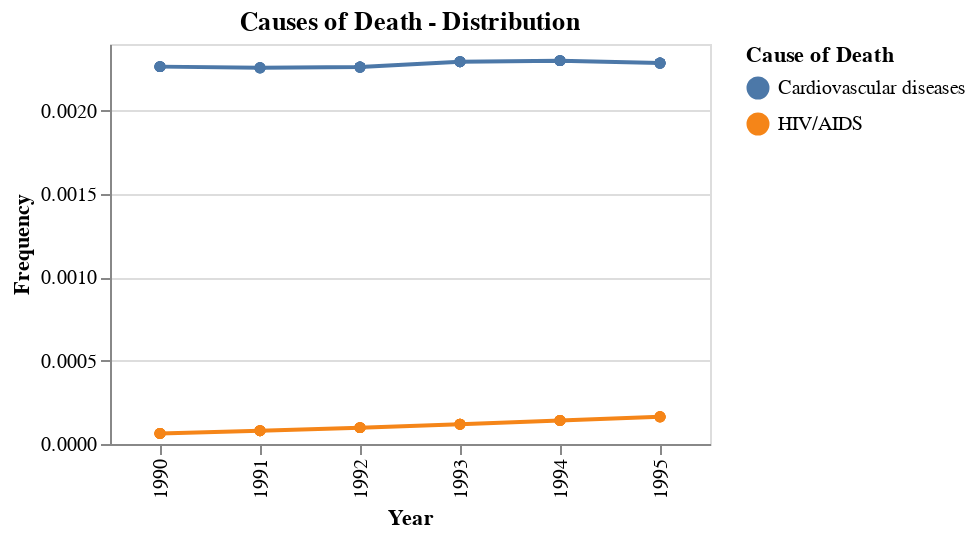
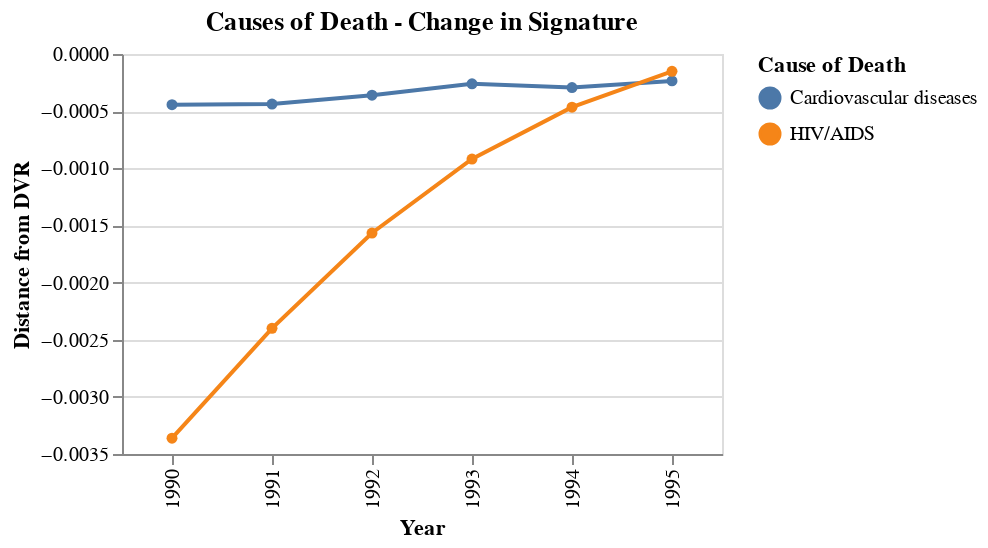

The code cell stored with these charts, in order, in its notebook:
### Code cell
# pick elements

full_sig = []
freq_bump = []
top_sig = []

indices = [0, 1, 2, 3, 4, 5]
for i, ix in enumerate(indices):
    full_sig.append(sigs[0][ix])  # .head(10))
    freq_bump.append(freq[freq["element"].isin(full_sig[i].index)])
    if i > 0:
        full_sig[i] = pd.merge(
            full_sig[i - 1], full_sig[i], left_index=True, right_index=True, how="outer"
            )


def pop_and_melt(l):
    return (
        l.pop()
        .rename_axis(index="cause of death")
        .reset_index()
        .melt(id_vars="cause of death", var_name="year", value_name="distance")
    )  # fillna


sig_specific = pop_and_melt(full_sig)
freq_heads = pd.concat(freq_bump)
# .rename_axis(index="cause of death")
#     .reset_index()
#     .melt(id_vars="cause of death", var_name="year", value_name="distance")
# )
specific = ["HIV/AIDS", "Cardiovascular diseases"]
freq_heads = freq_heads[freq_heads["document"].isin(1990 + np.array(indices))]
specific_freq_heads = freq_heads[freq_heads["element"].isin(specific)]
display(
    alt.Chart(specific_freq_heads)
    .mark_line(point=True)
    .encode(
        x=alt.X("document:O", title="Year"),
        y=alt.Y("frequency_in_document:Q", title="Frequency"),
        color=alt.Color("element:N", title="Cause of Death"),
    )
    .properties(
        title="Causes of Death - Distribution",
        width=300,
        height=200,
    )
)
chart = (alt.Chart(sig_specific[sig_specific["cause of death"].isin(specific)])
    .mark_line(point=True)
    .encode(
        x=alt.X("year:O", title="Year"),
        y=alt.Y("distance:Q", title="Distance from DVR"),
        color=alt.Color("cause of death:N", title="Cause of Death"),
    )
    .properties(
        title="Causes of Death - Change in Signature",
        width=300,
        height=200,
    ))
display(chart)

### Figure 1 — Vega-Lite specification as saved in the notebook (floating-point values rounded to 4 significant figures)
{"config": {"view": {"continuousWidth": 300, "continuousHeight": 300}}, "data": {"name": "data-5af9c1f1159f1610e6e329094cc233ea"}, "mark": {"type": "line", "point": true}, "encoding": {"color": {"field": "element", "title": "Cause of Death", "type": "nominal"}, "x": {"field": "document", "title": "Year", "type": "ordinal"}, "y": {"field": "frequency_in_document", "title": "Frequency", "type": "quantitative"}}, "height": 200, "title": "Causes of Death - Distribution", "width": 300, "$schema": "https://vega.github.io/schema/vega-lite/v5.20.1.json", "datasets": {"data-5af9c1f1159f1610e6e329094cc233ea": [{"document": 1990, "element": "Cardiovascular diseases", "frequency_in_document": 0.002264}, {"document": 1990, "element": "HIV/AIDS", "frequency_in_document": 6.308e-05}, {"document": 1991, "element": "Cardiovascular diseases", "frequency_in_document": 0.002257}, {"document": 1991, "element": "HIV/AIDS", "frequency_in_document": 7.955e-05}, {"document": 1992, "element": "Cardiovascular diseases", "frequency_in_document": 0.002262}, {"document": 1992, "element": "HIV/AIDS", "frequency_in_document": 9.821e-05}, {"document": 1993, "element": "Cardiovascular diseases", "frequency_in_document": 0.002294}, {"document": 1993, "element": "HIV/AIDS", "frequency_in_document": 0.000119}, {"document": 1994, "element": "Cardiovascular diseases", "frequency_in_document": 0.0023}, {"document": 1994, "element": "HIV/AIDS", "frequency_in_document": 0.0001413}, {"document": 1995, "element": "Cardiovascular diseases", "frequency_in_document": 0.002286}, {"document": 1995, "element": "HIV/AIDS", "frequency_in_document": 0.0001634}, {"document": 1990, "element": "Cardiovascular diseases", "frequency_in_document": 0.002264}, {"document": 1990, "element": "HIV/AIDS", "frequency_in_document": 6.308e-05}, {"document": 1991, "element": "Cardiovascular diseases", "frequency_in_document": 0.002257}, {"document": 1991, "element": "HIV/AIDS", "frequency_in_document": 7.955e-05}, {"document": 1992, "element": "Cardiovascular diseases", "frequency_in_document": 0.002262}, {"document": 1992, "element": "HIV/AIDS", "frequency_in_document": 9.821e-05}, {"document": 1993, "element": "Cardiovascular diseases", "frequency_in_document": 0.002294}, {"document": 1993, "element": "HIV/AIDS", "frequency_in_document": 0.000119}, {"document": 1994, "element": "Cardiovascular diseases", "frequency_in_document": 0.0023}, {"document": 1994, "element": "HIV/AIDS", "frequency_in_document": 0.0001413}, {"document": 1995, "element": "Cardiovascular diseases", "frequency_in_document": 0.002286}, {"document": 1995, "element": "HIV/AIDS", "frequency_in_document": 0.0001634}, {"document": 1990, "element": "Cardiovascular diseases", "frequency_in_document": 0.002264}, {"document": 1990, "element": "HIV/AIDS", "frequency_in_document": 6.308e-05}, {"document": 1991, "element": "Cardiovascular diseases", "frequency_in_document": 0.002257}, {"document": 1991, "element": "HIV/AIDS", "frequency_in_document": 7.955e-05}, {"document": 1992, "element": "Cardiovascular diseases", "frequency_in_document": 0.002262}, {"document": 1992, "element": "HIV/AIDS", "frequency_in_document": 9.821e-05}, {"document": 1993, "element": "Cardiovascular diseases", "frequency_in_document": 0.002294}, {"document": 1993, "element": "HIV/AIDS", "frequency_in_document": 0.000119}, {"document": 1994, "element": "Cardiovascular diseases", "frequency_in_document": 0.0023}, {"document": 1994, "element": "HIV/AIDS", "frequency_in_document": 0.0001413}, {"document": 1995, "element": "Cardiovascular diseases", "frequency_in_document": 0.002286}, {"document": 1995, "element": "HIV/AIDS", "frequency_in_document": 0.0001634}, {"document": 1990, "element": "Cardiovascular diseases", "frequency_in_document": 0.002264}, {"document": 1990, "element": "HIV/AIDS", "frequency_in_document": 6.308e-05}, {"document": 1991, "element": "Cardiovascular diseases", "frequency_in_document": 0.002257}, {"document": 1991, "element": "HIV/AIDS", "frequency_in_document": 7.955e-05}, {"document": 1992, "element": "Cardiovascular diseases", "frequency_in_document": 0.002262}, {"document": 1992, "element": "HIV/AIDS", "frequency_in_document": 9.821e-05}, {"document": 1993, "element": "Cardiovascular diseases", "frequency_in_document": 0.002294}, {"document": 1993, "element": "HIV/AIDS", "frequency_in_document": 0.000119}, {"document": 1994, "element": "Cardiovascular diseases", "frequency_in_document": 0.0023}, {"document": 1994, "element": "HIV/AIDS", "frequency_in_document": 0.0001413}, {"document": 1995, "element": "Cardiovascular diseases", "frequency_in_document": 0.002286}, {"document": 1995, "element": "HIV/AIDS", "frequency_in_document": 0.0001634}, {"document": 1990, "element": "Cardiovascular diseases", "frequency_in_document": 0.002264}, {"document": 1990, "element": "HIV/AIDS", "frequency_in_document": 6.308e-05}, {"document": 1991, "element": "Cardiovascular diseases", "frequency_in_document": 0.002257}, {"document": 1991, "element": "HIV/AIDS", "frequency_in_document": 7.955e-05}, {"document": 1992, "element": "Cardiovascular diseases", "frequency_in_document": 0.002262}, {"document": 1992, "element": "HIV/AIDS", "frequency_in_document": 9.821e-05}, {"document": 1993, "element": "Cardiovascular diseases", "frequency_in_document": 0.002294}, {"document": 1993, "element": "HIV/AIDS", "frequency_in_document": 0.000119}, {"document": 1994, "element": "Cardiovascular diseases", "frequency_in_document": 0.0023}, {"document": 1994, "element": "HIV/AIDS", "frequency_in_document": 0.0001413}, {"document": 1995, "element": "Cardiovascular diseases", "frequency_in_document": 0.002286}, {"document": 1995, "element": "HIV/AIDS", "frequency_in_document": 0.0001634}, {"document": 1990, "element": "Cardiovascular diseases", "frequency_in_document": 0.002264}, {"document": 1990, "element": "HIV/AIDS", "frequency_in_document": 6.308e-05}, {"document": 1991, "element": "Cardiovascular diseases", "frequency_in_document": 0.002257}, {"document": 1991, "element": "HIV/AIDS", "frequency_in_document": 7.955e-05}, {"document": 1992, "element": "Cardiovascular diseases", "frequency_in_document": 0.002262}, {"document": 1992, "element": "HIV/AIDS", "frequency_in_document": 9.821e-05}, {"document": 1993, "element": "Cardiovascular diseases", "frequency_in_document": 0.002294}, {"document": 1993, "element": "HIV/AIDS", "frequency_in_document": 0.000119}, {"document": 1994, "element": "Cardiovascular diseases", "frequency_in_document": 0.0023}, {"document": 1994, "element": "HIV/AIDS", "frequency_in_document": 0.0001413}, {"document": 1995, "element": "Cardiovascular diseases", "frequency_in_document": 0.002286}, {"document": 1995, "element": "HIV/AIDS", "frequency_in_document": 0.0001634}]}}

### Figure 2 — Vega-Lite specification as saved in the notebook (floating-point values rounded to 4 significant figures)
{"config": {"view": {"continuousWidth": 300, "continuousHeight": 300}}, "data": {"name": "data-de4bc65a41856040a92b5acc7bbbc1db"}, "mark": {"type": "line", "point": true}, "encoding": {"color": {"field": "cause of death", "title": "Cause of Death", "type": "nominal"}, "x": {"field": "year", "title": "Year", "type": "ordinal"}, "y": {"field": "distance", "title": "Distance from DVR", "type": "quantitative"}}, "height": 200, "title": "Causes of Death - Change in Signature", "width": 300, "$schema": "https://vega.github.io/schema/vega-lite/v5.20.1.json", "datasets": {"data-de4bc65a41856040a92b5acc7bbbc1db": [{"cause of death": "Cardiovascular diseases", "year": 1990, "distance": -0.000444}, {"cause of death": "HIV/AIDS", "year": 1990, "distance": -0.003362}, {"cause of death": "Cardiovascular diseases", "year": 1991, "distance": -0.0004377}, {"cause of death": "HIV/AIDS", "year": 1991, "distance": -0.0024}, {"cause of death": "Cardiovascular diseases", "year": 1992, "distance": -0.0003605}, {"cause of death": "HIV/AIDS", "year": 1992, "distance": -0.001566}, {"cause of death": "Cardiovascular diseases", "year": 1993, "distance": -0.0002605}, {"cause of death": "HIV/AIDS", "year": 1993, "distance": -0.0009189}, {"cause of death": "Cardiovascular diseases", "year": 1994, "distance": -0.000294}, {"cause of death": "HIV/AIDS", "year": 1994, "distance": -0.0004651}, {"cause of death": "Cardiovascular diseases", "year": 1995, "distance": -0.0002353}, {"cause of death": "HIV/AIDS", "year": 1995, "distance": -0.0001515}]}}
